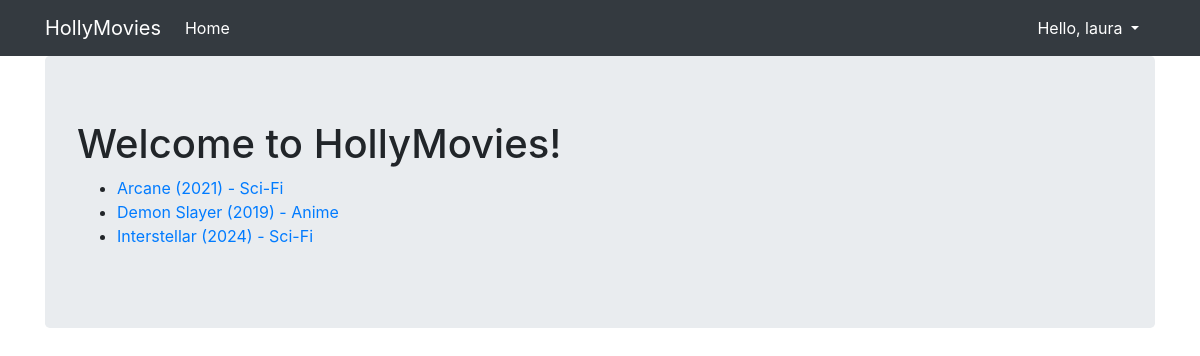
/movies/ (signed in), run on the app's committed database.
### viewer/models.py (models this page shows, shortened)
class Movie(Model):
    title = CharField(max_length=128)
    genre = ForeignKey(Genre, on_delete=DO_NOTHING)
    rating = IntegerField()
    released = DateField()
    description = TextField()
    created = DateTimeField(auto_now_add=True)
    slug = SlugField(unique=True, editable=False)
    actors = models.ManyToManyField(Actor, related_name='movies')

class Genre(Model):
    name = CharField(max_length=128)

### viewer/views.py (the view)
# urls.py: path('', MoviesView.as_view(), name='movie-list'),
class MoviesView(ListView):
    template_name = 'movies.html'
    model = Movie

### viewer/templates/movies.html
{% extends "base.html" %}
{% block content %}
<h1>Welcome to HollyMovies!</h1>
<ul>
    {% for movie in object_list %}
    <li>
        <a href="{% url 'movie-detail' movie.slug %}"> {{ movie.title }} ({{ movie.released.year }}) - {{ movie.genre.name }}</a>
    </li>
    {% endfor %}
</ul>
{% endblock %}

### viewer/templates/base.html (shortened to what this page needs)
{% load static %}
<html {% if LANGUAGE_CODE %}lang="{{ LANGUAGE_CODE }}" {% endif %}>
<head>
    <link rel="stylesheet" href="https://stackpath.bootstrapcdn.com/bootstrap/4.2.1/css/bootstrap.min.css"
>
    <link rel="stylesheet" href="{% static 'index.css' %}">
</head>
<body>
<nav class="navbar navbar-expand-lg navbar-dark bg-dark">
    <div class="container">
        <a class="navbar-brand" href="/">HollyMovies</a>
        <div class="collapse navbar-collapse" id="navbarNavAltMarkup">
            <div class="navbar-nav">
                <a class="nav-item nav-link active" href="/">
                    Home
                </a>
            </div>
        </div>
        <div class="nav-item dropdown ml-auto">
            {% if user.is_authenticated %}
            <a class="nav-link dropdown-toggle text-white" href="#" id="profileDropdown" data-toggle="dropdown">
                {% if user.first_name  %} Hello, {{ user.first_name }}!
                {% else %} Hello, {{ user.username }} {% endif %}
            </a>
            {% endif %}
        </div>
    </div>
</nav>
<div class="container">
    <div class="jumbotron">
        {% block content %}{% endblock %}
    </div>
</div>
</body>
</html>

### data on the page
Movie: title "Arcane", released.year "2021", genre.name "Sci-Fi"
Movie: title "Demon Slayer", released.year "2019", genre.name "Anime"
Movie: title "Interstellar", released.year "2024", genre.name "Sci-Fi"

### other printed values
{{ user.username }} "laura"
